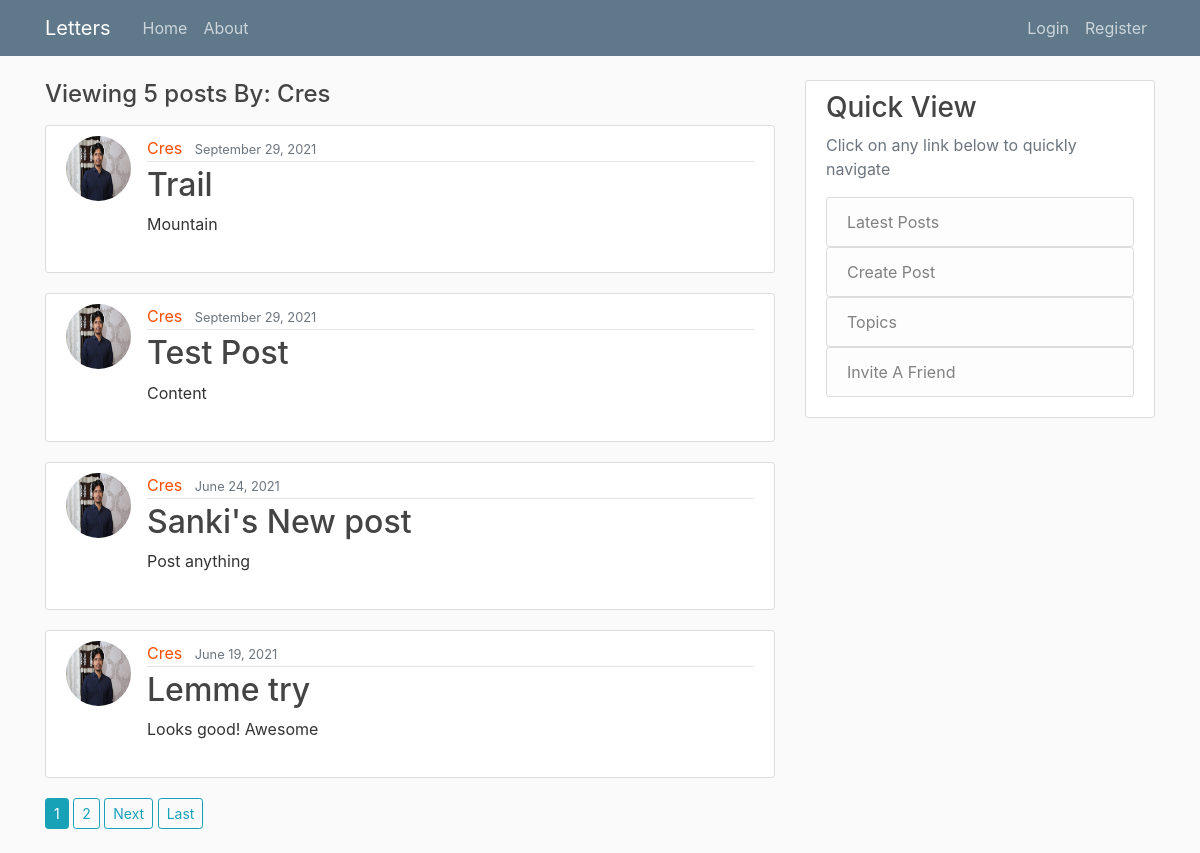
Before: /user/Cres with the older database file.
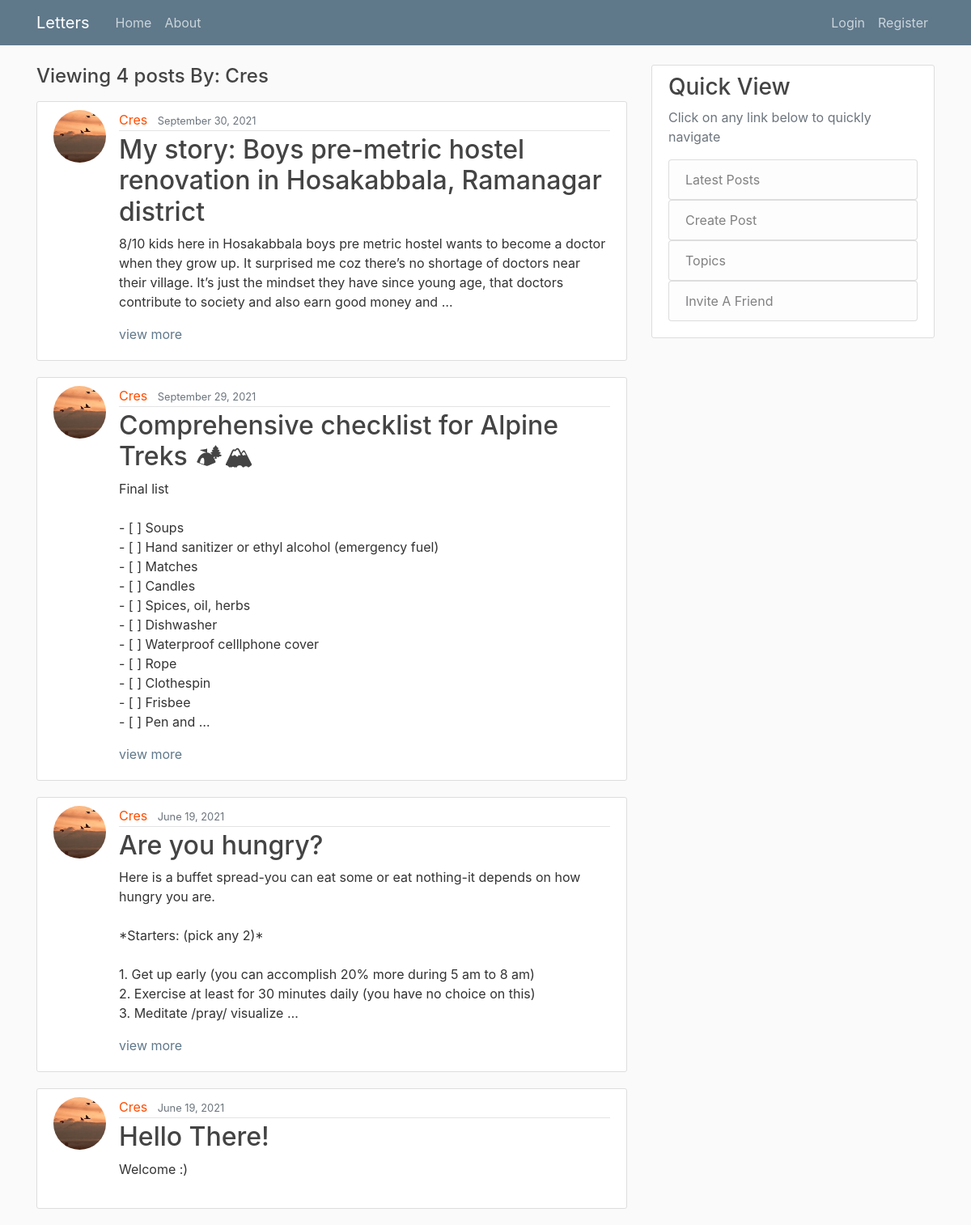
After: the same page with the newer database file.
### blog/models.py (models this page shows, shortened)
class Post(models.Model):
    title = models.CharField(max_length=100)
    content = models.TextField()
    date_posted = models.DateTimeField(default=timezone.now)
    author = models.ForeignKey(User, on_delete=models.CASCADE)

### users/models.py (models this page shows, shortened)
class Profile(models.Model):
    user = models.OneToOneField(User, on_delete=models.CASCADE)
    image = models.ImageField(default='default.jpg', upload_to='profile_pics')
    dob = models.CharField(default='', max_length=10, null=True)
    first_name = models.TextField(default='')
    last_name = models.TextField(default='')

### blog/views.py (the view)
# urls.py: path('user/<str:username>', UserPostListView.as_view(), name='user-posts'),
class UserPostListView(ListView):
    model = Post
    template_name = 'blog/user_posts.html'  # <app>/<model>_<view_type>.html
    context_object_name = 'posts'
    paginate_by = 4
    def get_queryset(self):
        user = get_object_or_404(User, username=self.kwargs.get('username'))
        return Post.objects.filter(author=user).order_by('-date_posted')

### blog/templates/blog/user_posts.html (shortened to what this page needs)
{% extends "blog/base.html" %}
{% block content %}
    <h4 class="mb-3">Viewing {{ page_obj.paginator.count }} posts By: {{ view.kwargs.username }}</h4>
    {% for post in posts %}
        <article class="media content-section">
            <a href="{% url 'profile' %}"><img class="rounded-circle article-img" src="{{ post.author.profile.image.url }}"></a>
          <div class="media-body">
            <div class="article-metadata">
              <a class="mr-2" href="{% url 'user-posts' post.author.username %}">{{ post.author }}</a>
              <small class="text-muted">{{ post.date_posted|date:"F d, Y" }}</small>
            </div>
            <h2><a class="article-title" href="{% url 'post-detail' post.id %}">{{ post.title }}</a></h2>
              {% with post.content|length as string_length %}
                {% if string_length >= 200 %}
                    <p class="article-content">{{ post.content|linebreaksbr|truncatewords:50}}</p>
                    <a class="view-more" href="{% url 'post-detail' post.id %}">view more</a>
                {% else %}
                    <p class="article-content">{{ post.content }}</p>
                {% endif %}
              {% endwith %}
          </div>
        </article>
    {% endfor %}
    {% if is_paginated %}
        {% for num in page_obj.paginator.page_range %}
            {% if page_obj.number == num %}
                <a href="?page={{ num }}" class="btn btn-sm btn-info mb-4">{{ num }}</a>
            {% elif num > page_obj.number|add:-3 and num < page_obj.number|add:3 %}
                <a href="?page={{ num }}" class="btn btn-sm btn-outline-info mb-4">{{ num }}</a>
            {% endif %}
        {% endfor %}
        {% if page_obj.has_next %}
            <a href="?page={{ page_obj.next_page_number }}" class="btn btn-sm btn-outline-info mb-4">Next</a>
            <a href="?page={{ page_obj.paginator.num_pages }}" class="btn btn-sm btn-outline-info mb-4">Last</a>
        {% endif %}
    {% endif %}
{% endblock content %}

Changed rows visible on the page:
removed Post: author.profile.image (picture), author "Cres", date_posted "September 29, 2021", title "Test Post", content "Content"
removed Post: author.profile.image (picture), author "Cres", date_posted "June 24, 2021", title "Sanki's New post", content "Post anything"
added Post: author.profile.image (picture), author "Cres", date_posted "September 30, 2021", title "My story: Boys pre-metric hostel renovation in Hosakabbala, Ramanagar district", content "8/10 kids here in Hosakabbala boys pre metric hostel wants to become a doctor when they grow up. It surprised me coz there’s no shortage of doctors near their village. It’s just the mindset they have since young age, that doctors contribute to society and also earn good money and …"
changed Post: author.profile.image: a different picture; title "Trail" → "Comprehensive checklist for Alpine Treks 🏕🏔"; content "Mountain" → "Final list - [ ] Soups - [ ] Hand sanitizer or ethyl alcohol (emergency fuel) - [ ] Matches - [ ] Candles - [ ] Spices, oil, herbs - [ ] Dishwasher - [ ] Waterproof celllphone cover - [ ] Rope - [ ] Clothespin - [ ] Frisbee - [ ] Pen and …"
changed Post: author.profile.image: a different picture; title "Lemme try" → "Are you hungry?"; content "Looks good! Awesome" → "Here is a buffet spread-you can eat some or eat nothing-it depends on how hungry you are. *Starters: (pick any 2)* 1. Get up early (you can accomplish 20% more during 5 am to 8 am) 2. Exercise at least for 30 minutes daily (you have no choice on this) 3. Meditate /pray/ visualize …"
now on this page (row unchanged): Post: author.profile.image (picture), author "Cres", date_posted "June 19, 2021", title "Hello There!", content "Welcome :)"
Other visible differences:
{{ page_obj.paginator.count }}: "5" → "4"
list line gone: "1"
list line gone: "2"
text no longer shown: "Next Last"
